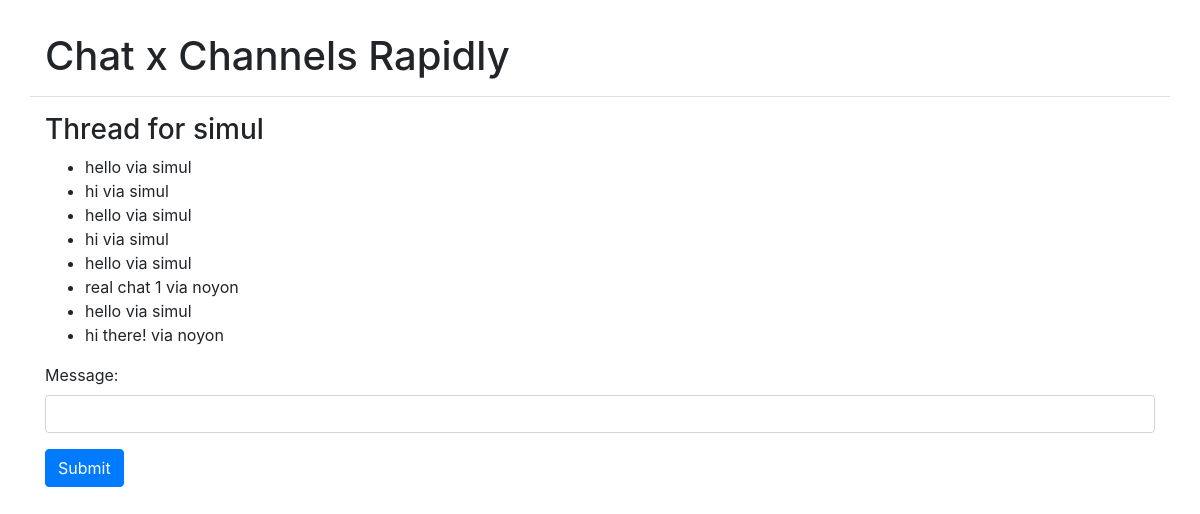
The page /messages/simul/ (signed in) on the database as committed earlier.
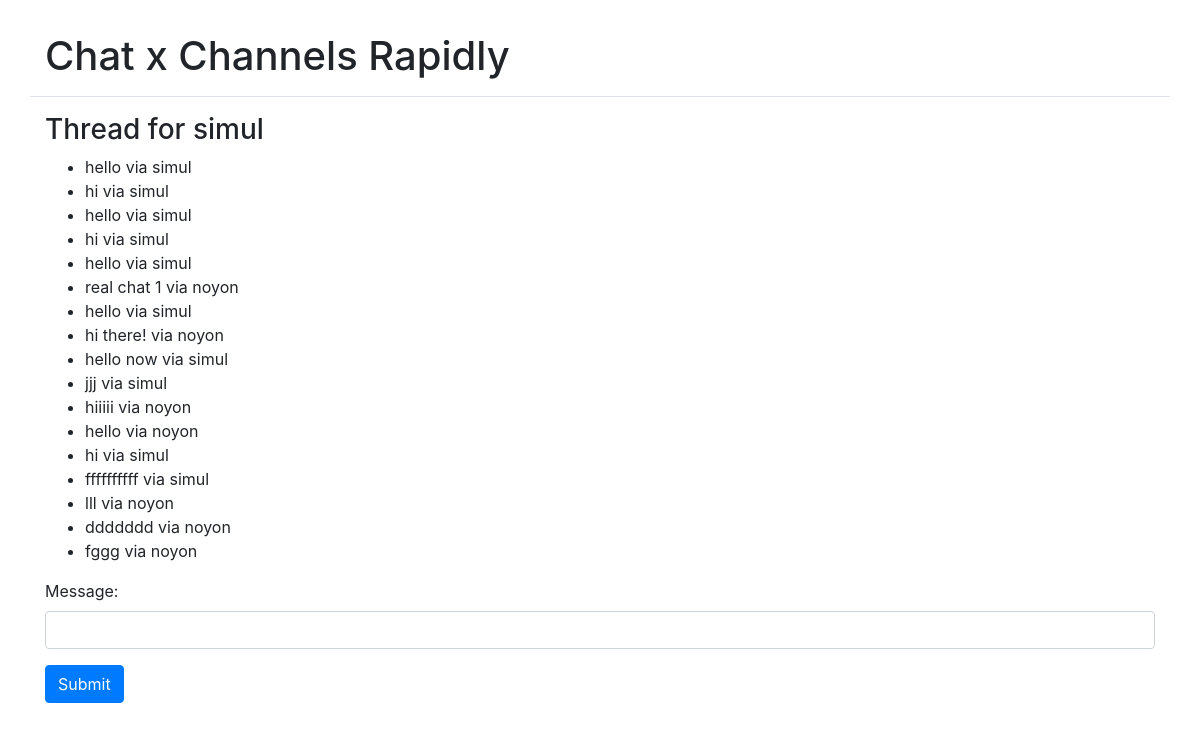
The same page on the database as committed later.
### chat/models.py (models this page shows, shortened)
class Thread(models.Model):
    first = models.ForeignKey(
        settings.AUTH_USER_MODEL, on_delete=models.CASCADE, related_name='chat_thread_first')
    second = models.ForeignKey(
        settings.AUTH_USER_MODEL, on_delete=models.CASCADE, related_name='chat_thread_second')
    updated = models.DateTimeField(auto_now=True)
    timestamp = models.DateTimeField(auto_now_add=True)
    objects = ThreadManager()

class ChatMessage(models.Model):
    thread = models.ForeignKey(
        Thread, null=True, blank=True, on_delete=models.SET_NULL)
    user = models.ForeignKey(settings.AUTH_USER_MODEL,
                             verbose_name='sender', on_delete=models.CASCADE)
    message = models.TextField()
    timestamp = models.DateTimeField(auto_now_add=True)

### chat/views.py (the view, shortened to what this page needs)
class ThreadView(LoginRequiredMixin, FormMixin, DetailView):
    template_name = 'chat/thread.html'
    form_class = ComposeForm
    success_url = './'
    def get_object(self):
        other_username = self.kwargs.get("username")
        obj, created = Thread.objects.get_or_new(
            self.request.user, other_username)
        if obj == None:
            raise Http404
        return obj
    def get_context_data(self, **kwargs):
        context = super().get_context_data(**kwargs)
        context['form'] = self.get_form()
        return context

### chat/forms.py
class ComposeForm(forms.Form):
    message = forms.CharField(
        widget=forms.TextInput(
            attrs={"class": "form-control"}
        )
    )

### chat/models.py (called while the page is built, shortened)
    def get_or_new(self, user, other_username):  # get_or_create
        username = user.username
        if username == other_username:
            return None
        qlookup1 = Q(first__username=username) & Q(
            second__username=other_username)
        qlookup2 = Q(first__username=other_username) & Q(
            second__username=username)
        qs = self.get_queryset().filter(qlookup1 | qlookup2).distinct()
        if qs.count() == 1:
            return qs.first(), False
        elif qs.count() > 1:
            return qs.order_by('timestamp').first(), False

### chat/templates/chat/thread.html (shortened to what this page needs)
{% extends "base.html" %} {% block content %}
<h3>
  Thread for {% if user != object.first %}
  {{ object.first }}
  {% else %}
  {{ object.second }}
  {% endif %}
</h3>
<ul id="chat-items">
  {% for chat in object.chatmessage_set.all %}
  <li>{{ chat.message }} via {{ chat.user }}</li>
  {% endfor %}
</ul>
<form id="form" method="POST">
  {{ form.as_p }}
  <input type="submit" class="btn btn-primary" />
</form>
{% endblock %}

### templates/base.html (shortened to what this page needs)
<!DOCTYPE html>
<html lang="en">
<head>
    {% include 'css.html' %}
</head>
<body>
<div class='container'>
    <div class='row border-bottom my-3 py-3'>
        <div class='col'>
            <h1 class='p-0 m-0'>Chat x Channels Rapidly</h1>
        </div>
    </div>
{% block content %}
{% endblock %}
</div>
</body>
</html>

### templates/css.html
<link rel="stylesheet" href="https://stackpath.bootstrapcdn.com/bootstrap/4.1.1/css/bootstrap.min.css">

Rows that differ between the two databases and show on the page:
added ChatMessage: message "hello now", user "simul"
added ChatMessage: message "jjj", user "simul"
added ChatMessage: message "hiiiii", user "noyon"
added ChatMessage: message "hello", user "noyon"
added ChatMessage: message "hi", user "simul"
added ChatMessage: message "ffffffffff", user "simul"
added ChatMessage: message "lll", user "noyon"
added ChatMessage: message "ddddddd", user "noyon"
added ChatMessage: message "fggg", user "noyon"
